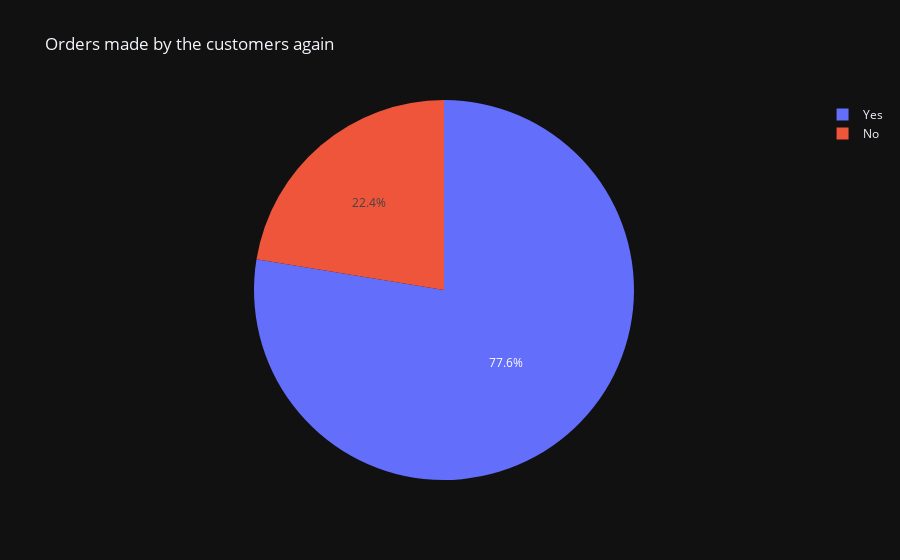

The notebook cell saved with this chart:
### Code cell
#Exploratory Data Analysis:

#1. How many orders are made by the customers?

orders=df[df["Output"]=="Yes"].value_counts().sum()
not_orders=df[df["Output"]=="No"].value_counts().sum()

print("Total number of orders made by the customers again: ",orders)
print("Total number of orders not made by the customers again: ",not_orders)

px.pie(df,names=df["Output"].value_counts().index,
       values=df["Output"].value_counts().values,
       title="Orders made by the customers again",
       template="plotly_dark")

### Figure 1 — Plotly figure (JSON) as saved in the notebook; plotly's stock layout.template omitted (floating-point values rounded to 4 significant figures)
{"data": [{"domain": {"x": [0, 1], "y": [0, 1]}, "hovertemplate": "label=%{label}<br>value=%{value}<extra></extra>", "labels": ["Yes", "No"], "legendgroup": "", "name": "", "showlegend": true, "type": "pie", "values": [301, 87]}], "layout": {"legend": {"tracegroupgap": 0}, "title": {"text": "Orders made by the customers again"}}}
